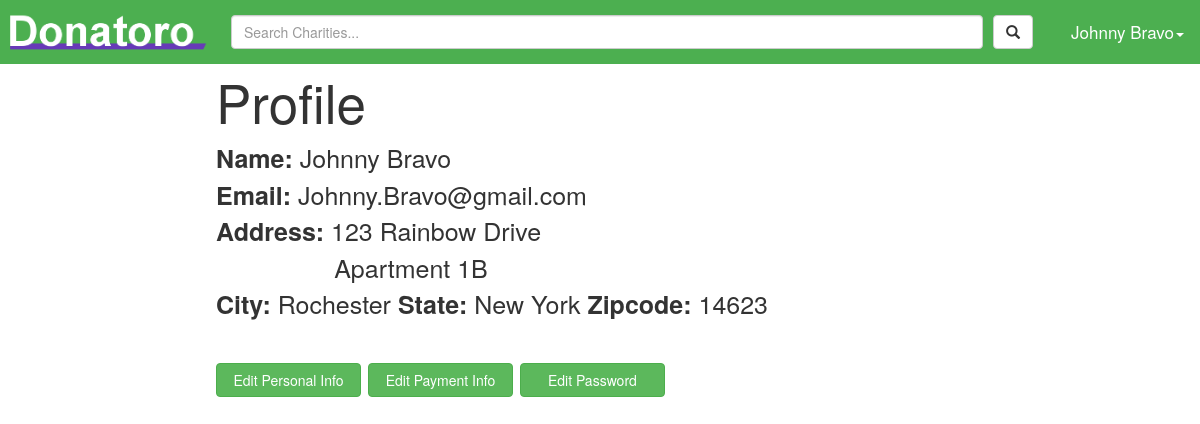
The app's page /profile (signed in) with its own data.
### tables this page shows
CREATE TABLE "donor_info" ("firstName" TEXT NOT NULL , "lastName" TEXT NOT NULL , "streetAdd1" TEXT NOT NULL , "streetAdd2" TEXT, "city" TEXT NOT NULL , "state" TEXT NOT NULL , "zip" INTEGER NOT NULL , "userID" INTEGER PRIMARY KEY  NOT NULL  UNIQUE );

CREATE TABLE "user" ("id" INTEGER PRIMARY KEY  NOT NULL ,"email" TEXT NOT NULL ,"password" TEXT NOT NULL ,"isDonor" BOOL NOT NULL  DEFAULT (null) );

### donatoro.py (the view)
@app.route('/profile', methods = ['GET', 'POST'])
def profile():
    user = getUserById(session['userId'])
    if user["isDonor"]:
        return render_template_logged_in('DonorProfile/donorProfile.jinja')
    else:
        return render_template_logged_in('CharityProfile/charityProfile.jinja')

### dataBaseLogic.py (called while the page is built)
def get_db():
    return sqlite3.connect(app.config['DATABASE'])

def query_db(query, args=(), one=False):
    cur = get_db().execute(query, args)
    return cur
    cur.close()
    return test

def getUserById(userId):
    user = query_db('select * from user where id=?', (userId,)).fetchone()
    return dict(id=user[0], password=user[2], email=user[1], isDonor=user[3])

def getInfoByUserId(userId):
    user = getUserById(userId)
    if user["isDonor"]:
        donor = query_db('select * from donor_info where userID=?', (userId,)).fetchone()
        return dict(firstName=donor[0], lastName=donor[1], streetAdd1=donor[2], streetAdd2=donor[3],
                    city=donor[4], state=donor[5], zip=donor[6], userId=donor[7])
    else:
        charity = query_db('select * from charity_info where userID=?', (userId,)).fetchone()
        return dict(name=charity[0], identificationNum=charity[1], description=charity[2], streetAdd=charity[3],
                    city=charity[4], state=charity[5], zip=charity[6], country=charity[7], userId=charity[8],
                    charId=charity[9])

### donatoro.py (called while the page is built)
def render_template_logged_in(template, **context):
    user = getUserById(session['userId'])
    info = getInfoByUserId(session['userId'])
    return render_template(template, user=user, userInfo=info, **context)

### templates/DonorProfile/donorProfile.jinja (shortened to what this page needs)
{% extends "base.jinja" %}
{% block head %}
    <link rel="stylesheet" type="text/css" href="{{ url_for('static', filename='stylesheets/profile.css') }}" />
{% endblock %}
{% block body %}
    <div class="profileContainer">
        <div class="profileTitle">
            Profile
        </div>
        <b>Name:</b>
        {{ userInfo["firstName"] }} {{ userInfo["lastName"] }}
        <br>
        <b>Email:</b>
        {{user["email"]}}
        <br>
        <b>Address:</b>
        {{userInfo["streetAdd1"]}}
        <br>
        &nbsp;&nbsp;&nbsp;&nbsp;&nbsp;&nbsp;&nbsp;&nbsp;{{userInfo["streetAdd2"]}}
        <br>
        <b>City:</b>
        {{userInfo["city"]}}
        <b>State:</b>
        {{userInfo["state"]}}
        <b>Zipcode:</b>
        {{userInfo["zip"]}}
        <br>
        <br>
        <button class="btn btn-success profileButtons" onClick="location.href='../personal'" >Edit Personal Info</button>
        <button class="btn btn-success profileButtons" onClick="location.href='../payment'">Edit Payment Info</button>
        <button class="btn btn-success profileButtons" onClick="location.href='../password'">Edit Password</button>
    </div>
{% endblock %}

### templates/base.jinja (shortened to what this page needs)
<!DOCTYPE html>
<html lang="en">
<head>
    <link rel="stylesheet" type="text/css" href="{{ url_for('static', filename='stylesheets/font-awesome.min.css') }}" />
    <link rel="stylesheet" type="text/css" href="{{ url_for('static', filename='stylesheets/base.css') }}" />
    <link rel="stylesheet" href="https://maxcdn.bootstrapcdn.com/bootstrap/3.3.7/css/bootstrap.min.css">
    {% block head %}
    {% endblock %}
</head>
<body>
    <div class="topnav">
        {% if user and user["isDonor"] %}
        <a href="/newsFeed"><img src="/static/images/Donatoro-logo.png" class="logo"/></a>
        {% elif user and not user["isDonor"] %}
        <a href="/charity/admin"><img src="/static/images/Donatoro-logo.png" class="logo"/></a>
        {% else %}
        <a href="/"><img src="/static/images/Donatoro-logo.png" class="logo"/></a>
        {% endif %}
        {% if user %}
        <div class="dropdown username">
            {% if user["isDonor"] %}
                <button class="dropdown-toggle username" type="button" data-toggle="dropdown">{{ userInfo["firstName"] }} {{ userInfo["lastName"] }}<span class="caret"></span></button>
            {% else %}
                <button class="dropdown-toggle username" type="button" data-toggle="dropdown">{{ userInfo["name"] }}<span class="caret"></span></button>
            {% endif %}
        </div>
        {% if user["isDonor"] %}
            <div id="searchDiv">
                <form method="get" action="{{ url_for('results') }}" class="navbar-form navbar-left" id="searchForm" role="search">
                    <button type="submit" class="btn btn-default searchIcon"><span class="glyphicon glyphicon-search"></span></button>
                    <span><input type="text" class="form-control searchBar" name="searchQuery" placeholder="Search Charities..."></span>
                </form>
            </div>
        {% endif %}
        {% endif %}
    </div>
{% block body %}
{% endblock %}
</body>
</html>

### static/stylesheets/base.css (style rules this page uses)
body { margin:0; }
.topnav { overflow: hidden; background-color: #4CAF50; padding-bottom: 100px; margin-bottom: -100px; background-clip: content-box; }
.topnav a { float: left; display: block; color: white; text-align: center; text-decoration: none; font-size: 17px; position:relative; }
.topnav #searchForm { margin: 15px 0 0; padding-top: 0; padding-bottom: 0; width: 100%; overflow: hidden; float: left; box-shadow: none; }
.topnav #searchForm input { width: 100%; }
.topnav #searchForm > span { display: block; overflow: hidden; padding-right: 10px; }
.topnav #searchForm button { float: right; }
.topnav #searchDiv { margin-left: 216px; margin-right: 152px; }
.logo { height: 50px; margin-top: 7px; }
.topnav .username { float: right; background-color: Transparent; border: none; color: white; text-align: center; padding: 10px 8px; font-size: 17px; }

### static/stylesheets/profile.css (style rules this page uses)
.profileContainer { margin-left: 18%; margin-right: 18%; font-size: 25px }
.profileTitle { font-size: 53px }
.profileButtons { min-width: 145px; width: 18%; height: 20%; }

### records on screen
donor_info: firstName "Johnny", lastName "Bravo", streetAdd1 "123 Rainbow Drive", streetAdd2 "Apartment 1B", city "Rochester", state "New York", zip "14623"
user: email "Johnny.Bravo@gmail.com"
